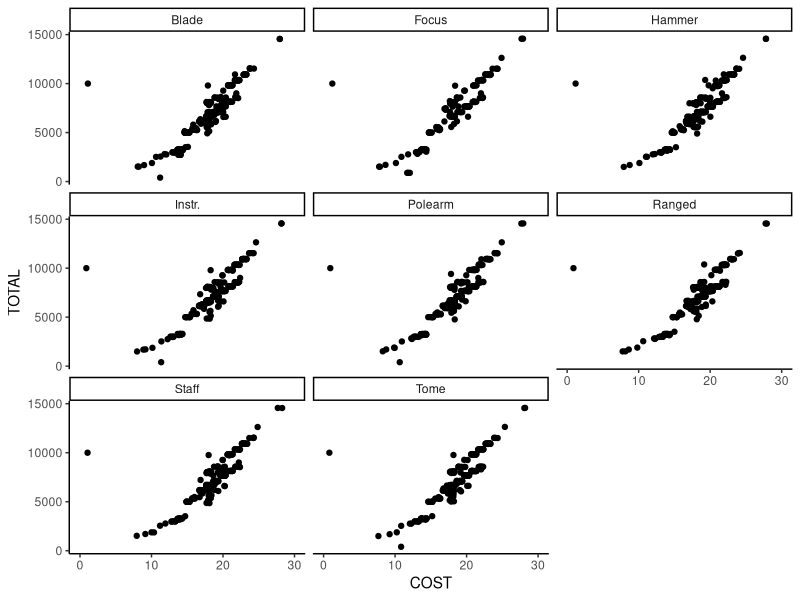

Write R code to recreate this figure.
## ---- chunk 1
knitr::opts_chunk$set(echo = FALSE)
library(tidyverse)
## ---- chunk 2
raw_data = read_csv("FinalProjectDatax.csv") 
  x <- raw_data 
  

  
  


        
## ---- chunk 3
x %>% 
  group_by(TOTAL) %>% 
  mutate(TOTAL= str_remove(TOTAL,"Lv140")) %>% 
  mutate(TOTAL= parse_number(TOTAL)) %>% 
  ggplot(aes(x=COST,y=TOTAL))+
  geom_jitter()+
  theme_classic()+
  facet_wrap(~Type)+
  coord_cartesian(xlim = c(0, 30))
